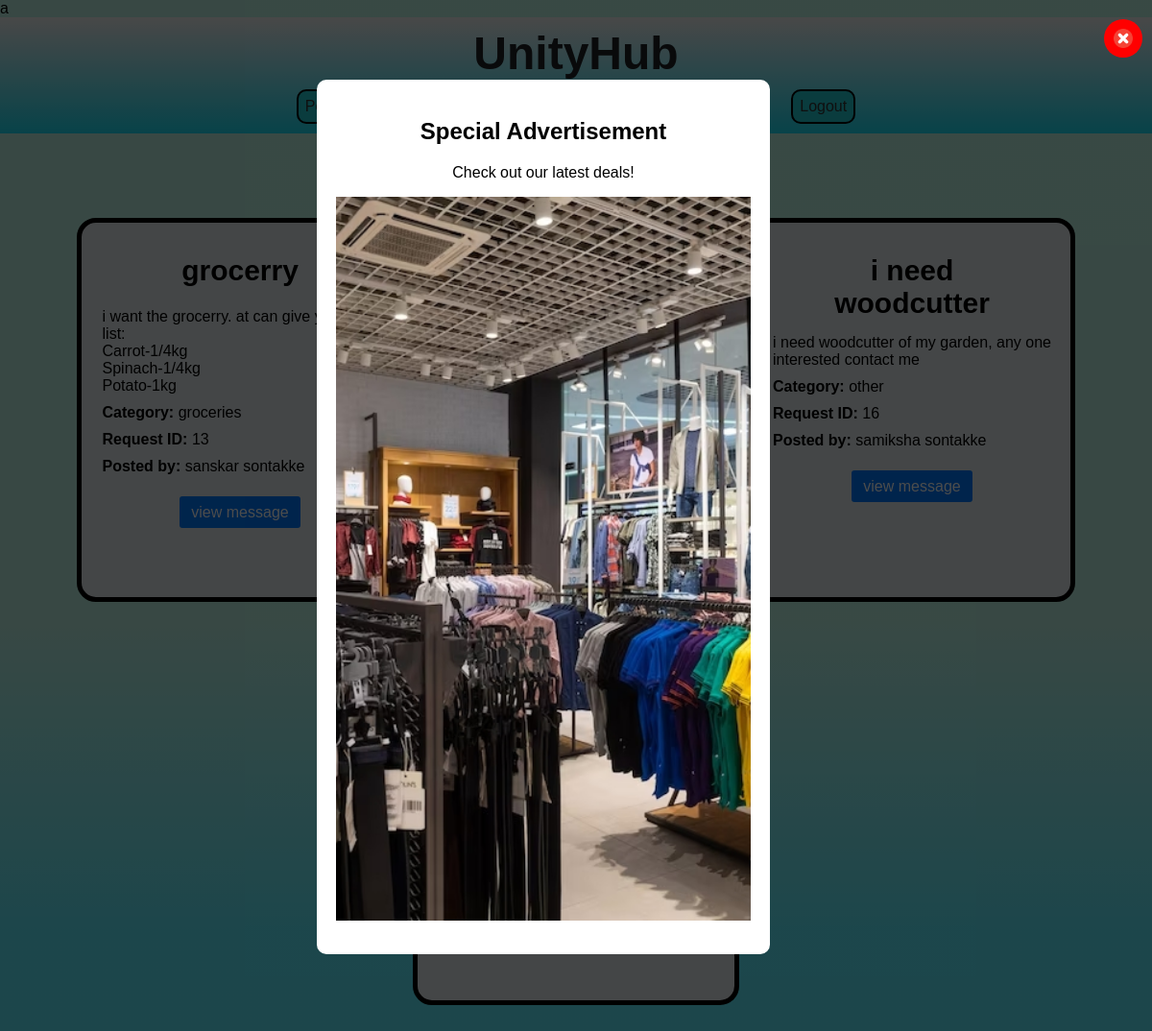
Page /dashboard.php (signed in) on the committed database.
### tables this page shows
CREATE TABLE IF NOT EXISTS `requests` (
  `id` int NOT NULL AUTO_INCREMENT,
  `title` varchar(255) NOT NULL,
  `description` text NOT NULL,
  `category` varchar(50) NOT NULL,
  `user_id` int NOT NULL,
  `created_at` timestamp NULL DEFAULT CURRENT_TIMESTAMP,
  `latitude` float DEFAULT NULL,
  `longitude` float DEFAULT NULL,
  `amount` decimal(10,2) NOT NULL DEFAULT '0.00',
  `status` enum('pending','in_progress','completed') DEFAULT 'pending',
  `helper_id` int DEFAULT NULL,
  `acceptor_id` int DEFAULT NULL,
  `updated_at` timestamp NULL DEFAULT CURRENT_TIMESTAMP ON UPDATE CURRENT_TIMESTAMP,
  PRIMARY KEY (`id`),
  KEY `user_id` (`user_id`),
  KEY `acceptor_id` (`acceptor_id`)
);

CREATE TABLE IF NOT EXISTS `users` (
  `id` int NOT NULL AUTO_INCREMENT,
  `name` varchar(100) NOT NULL,
  `email` varchar(100) NOT NULL,
  `password` varchar(255) NOT NULL,
  `profile_photo` varchar(255) DEFAULT NULL,
  `role` enum('poster','provider') NOT NULL,
  `wallet_balance` decimal(10,2) DEFAULT '0.00',
  PRIMARY KEY (`id`),
  UNIQUE KEY `email` (`email`)
);

### dashboard.php (the view, shortened to what this page needs)
a<?php
include 'db.php';
?>
<!DOCTYPE html>
<html lang="en">
<head>
    <link rel="stylesheet" href="styles.css">
</head>
<body>
<div id="ad-popup">
    <a href="ad.html" style="text-decoration: none; color: black;">
        <div id="ad-content">
            <h2>Special Advertisement</h2>
            <p>Check out our latest deals!</p>
            <img src="./uploads/6772ddb31266e_retail-shop.jpg" alt="Advertisement" style="width: 100%; height: 70%; object-fit: cover; margin-bottom: 15px;">
        </div>
    </a>
    <button id="close-ad"><img src="./uploads/close.png" alt="Close Ad"></button>
</div>
    <header>
        <a href="index.html">
    <h1
          style="
            font-size: 48px;
            font-weight: 700;
            margin: 0;
            z-index: 2;
            position: relative;
          "
        >
        UnityHub
        </h1></a>
        <center>
        <nav>
            <a href="post-request.php">Post Request</a>
            <a href="offer-help.php">Offer Help</a>
            <a href="profile.php">profile</a>
            <a href="ad.html">Advertisment</a>
            <a href="logout.php">Logout</a>
        </nav>
       </center>
    </header>
    <main>
        <h2>Help Requests</h2>
        <div class="requests-container">
        <?php
$sql = "SELECT requests.*, users.name AS user_name
        FROM requests
        JOIN users ON requests.user_id = users.id";
$result = $conn->query($sql);
if ($result->num_rows > 0) {
    while ($row = $result->fetch_assoc()) {
        echo "<div class='request'>
                <div>
                    <h1>{$row['title']}</h1>
                    <p>" . nl2br(htmlspecialchars($row['description'])) . "</p>
                    <p><strong>Category:</strong> {$row['category']}</p>
                    <p><strong>Request ID:</strong> {$row['id']}</p>
                    <p><strong>Posted by:</strong> {$row['user_name']}</p>
                </div>
                <div class='actions'>
                    <a href='messages.php?request_id={$row['id']}'>view message</a>
                </div>
              </div>";
    }
} else {
    echo "<p>No requests available.</p>";
}
?>
</div>
    </main>
</body>
</html>

### styles.css (style rules this page uses)
body { font-family: Arial, sans-serif; margin: 0; padding: 0; }
header { background: #f4f4f4; padding: 10px 20px; }
header nav a { margin-right: 15px; text-decoration: none; color: #333; }
h1, h2 { text-align: center; }
input, textarea, select, button { display: block; width: 100%; margin: 10px 0; padding: 10px; }

### dashboard.php (style rules this page uses)
body { font-family: Arial, sans-serif; margin: 0; padding: 0; background: linear-gradient(0deg,rgba(58, 232, 252, 0.81) 10%,rgba(174, 241, 223, 0.81) 40%); }
header { background: linear-gradient(180deg, #f2f2f2 0%, #1adff5 100%); color: white; padding: 10px 20px; }
nav a { color: #000000; text-decoration: none; margin: 0 15px; font-size: 16px; border-radius: 10px; border: 2px solid black; padding: 7px; background-color:rgb(34, 201, 209); animation-delay: 1s; transition: transform 0.3s ease, background-color 0.3s ease; display: inline-block; }
nav { margin-top:10px; }
main { padding: 20px; }
.request { display: flex; flex-direction:column; justify-content: center; align-items: center; border: 1px solid #ddd; padding: 20px; margin-bottom: 10px; border-radius: 20px; background-color:rgb(228, 235, 238); width:25%; min-height: 350px; position: relative; border:5px solid black; }
.request h1 { margin: 0; margin-top:10%; font-size:30px; position: absolute; top: 0; left: 50%; transform: translateX(-50%); }
.request p { margin: 10px 0; font-size: 16px; }
.actions { text-align: center; margin-top:20px }
.actions a { background-color: #007BFF; color: white; padding: 8px 12px; text-decoration: none; border-radius: 3px; margin: 10px; }
header h1 { color:rgb(30, 34, 38); }
.requests-container { display: flex; align-item:center; flex-wrap: wrap; gap: 10px; justify-content: center; }
a { text-decoration:none; }
#ad-popup { position: fixed; top: 0; left: 0; width: 100%; height: 100%; background: rgba(0, 0, 0, 0.7); display: none; justify-content: center; align-items: center; z-index: 9999; }
#ad-content { background: white; padding: 20px; border-radius: 10px; text-align: center; max-width: 500px; width: 80%; position:relative; }
#close-ad { background-color: red; color: white; padding: 10px; border: none; cursor: pointer; border-radius: 50%; position: absolute; top: 10px; right: 10px; width: 40px; height: 40px; text-align: center; line-height: 20px; font-size: 20px; }
#close-ad img { width: 100%; height: 100%; object-fit: contain; }

### rows in the picture
requests: title "grocerry", description "i want the grocerry. at can give you 50rs. list: Carrot-1/4kg Spinach-1/4kg Potato-1kg", category "groceries", id "13", user.name "sanskar sontakke"
requests: title "i need woodcutter", description "i need woodcutter of my garden, any one interested contact me", category "other", id "16", user.name "samiksha sontakke"
